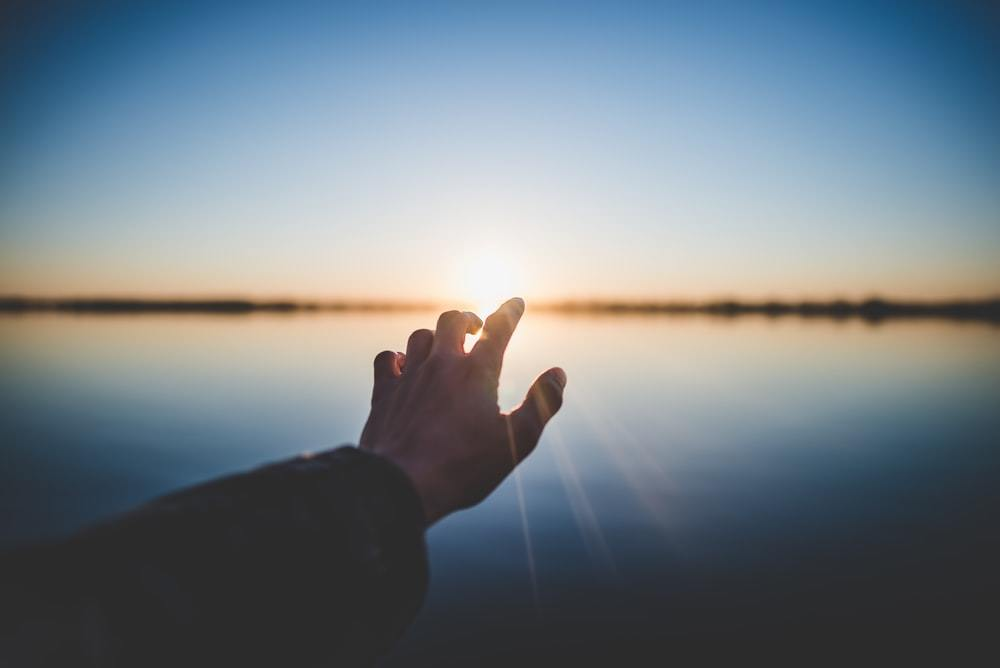
#> input picture images/sunset_hand.jpg, 1000 x 668 px, found by its file name
$ jupyter execute --allow-errors Find_and_draw_contour.ipynb
#> lines starting #> are read from the running program, lines starting #| are printed output that depends on the picture; after the words box and inside, x2 and y2 are one past the last pixel; in counts of white or black regions, pixels touching at a corner belong together
[cell 1]
import cv2
import time
import matplotlib.pyplot as plt

[cell 2]
from google.colab import drive

from google.colab import drive
drive.mount('/content/drive')

[cell 3]
# read the image
image = cv2.imread('/content/drive/MyDrive/Computer_Vision_Projects/images/sunset_hand.jpg')
#> image is the input picture: shape (668, 1000, 3); mean B, G, R 133.5, 125.8, 115.1

[cell 4]
# https://learnopencv.com/contour-detection-using-opencv-python-c/


new_frame_time = 0
prev_frame_time = 0
# convert the image to grayscale format
img_gray = cv2.cvtColor(image, cv2.COLOR_BGR2GRAY)
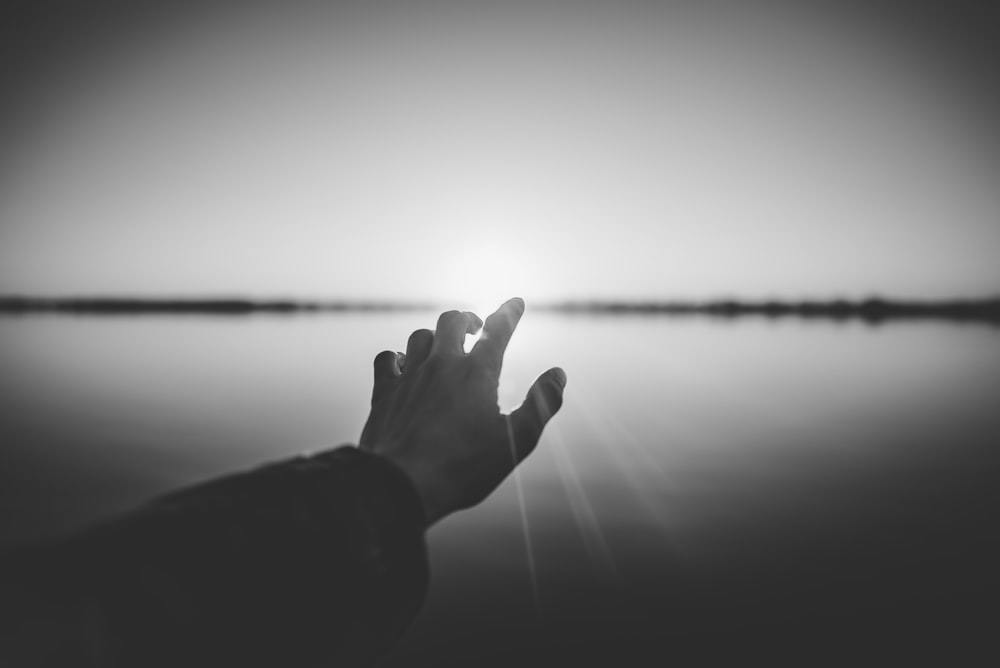
#> img_gray: shape (668, 1000); min 33, max 255, mean 123.5

# time when we finish processing for this frame
new_frame_time = time.time()

# Calculating the fps
# fps will be number of frame processed in given time frame
# since their will be most of time error of 0.001 second
# we will be subtracting it to get more accurate result
fps = 1 / (new_frame_time - prev_frame_time)
prev_frame_time = new_frame_time
fps, prev_frame_time

# apply binary thresholding
ret, thresh = cv2.threshold(img_gray, 150, 255, cv2.THRESH_BINARY)
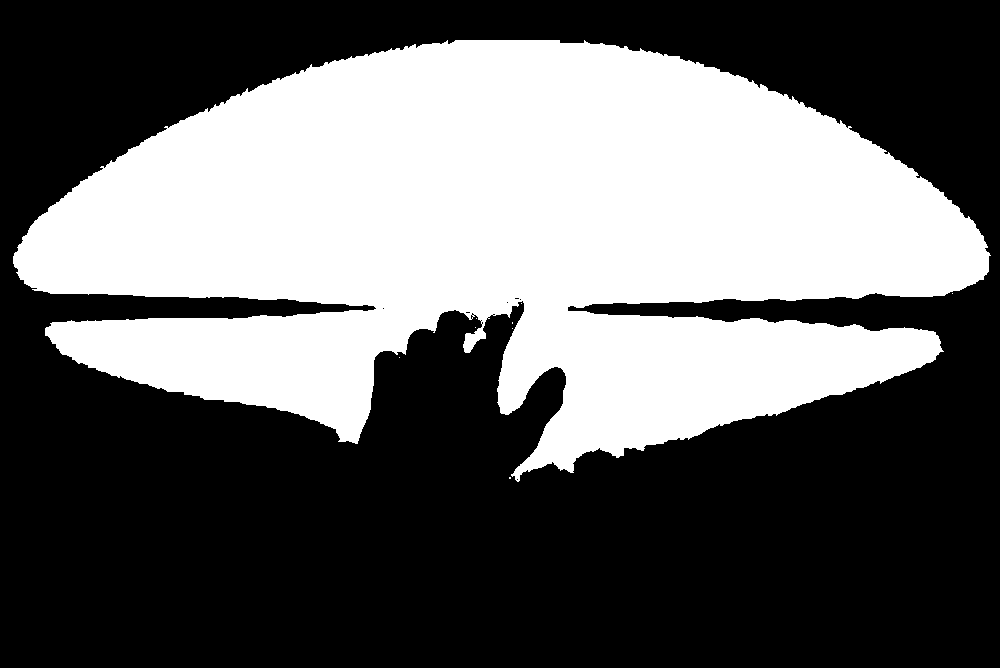
#> thresh: shape (668, 1000); 39.7% white; 9 white regions (8 under 20 px), largest, box (x1, y1, x2, y2) and area: (13, 40, 991, 482) 264909
cv2.putText(img = thresh,
            text = f'FPS Display',
            org = (20, 40),
            fontFace = cv2.FONT_HERSHEY_SIMPLEX,
            fontScale = 1,
            color = (255, 255, 255),
            thickness = 2 )
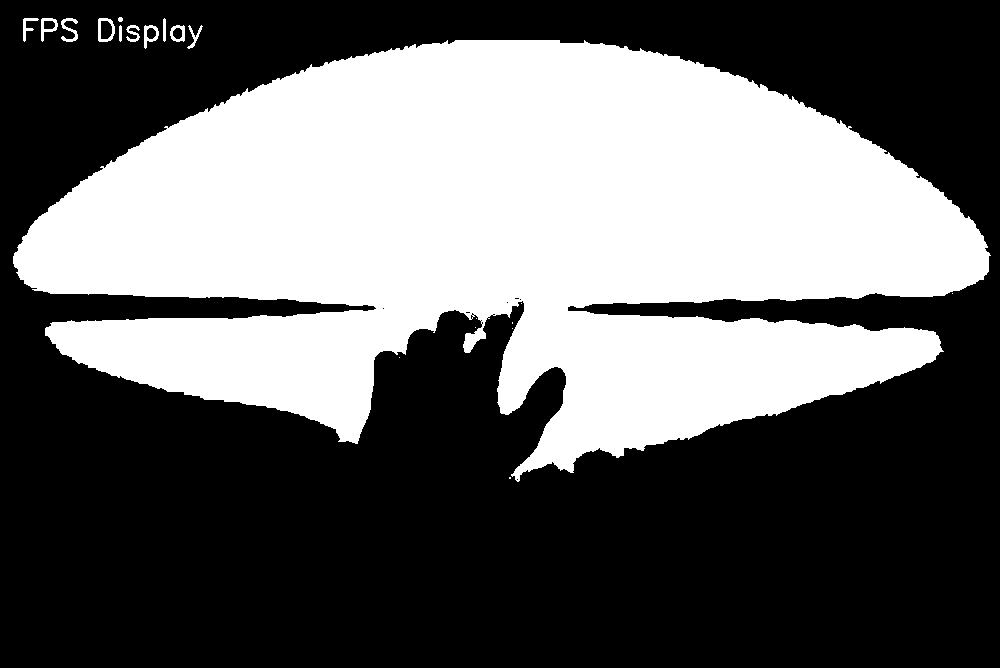
#> thresh: shape (668, 1000); 39.9% white; 20 white regions (8 under 20 px), largest, box (x1, y1, x2, y2) and area: (13, 40, 991, 482) 264909, (98, 18, 115, 42) 186, (61, 18, 78, 42) 174
cv2.putText(img = thresh,
            text = f'FPS: {int(fps)}',
            org = (20, 60),
            fontFace = cv2.FONT_HERSHEY_PLAIN,
            fontScale = 1,
            color = (255,0,255),
            thickness = 1)
#> thresh: shape (668, 1000); 39.9% white; 26 white regions (10 under 20 px)
# visualize the binary image
plt.imshow(thresh)
plt.xticks([]), plt.yticks([]) # optional line of code, just to hide tick values on X and Y axis if needed
plt.show()
cv2.waitKey(0)
cv2.imwrite('image_thres1.jpg', thresh)

# detect the contours on the binary image using cv2.CHAIN_APPROX_NONE
contours, hierarchy = cv2.findContours(image=thresh, mode=cv2.RETR_TREE, method=cv2.CHAIN_APPROX_NONE)
#> contours = 43 contours, 24 with area under 20; largest, box (x1, y1, x2, y2) and area: (13, 40, 991, 482) 262803, (98, 18, 115, 42) 328, (41, 18, 58, 42) 210, (144, 25, 159, 49) 208, (100, 20, 113, 40) 200

# draw contours on the original image
image_copy = image.copy()
#> (the rest of this cell did not finish here and is left out)

$ run again, with images/044.jpg copied over images/sunset_hand.jpg
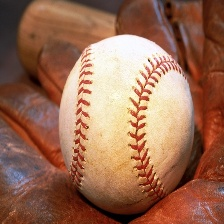
#> input picture images/044.jpg, 224 x 224 px, found by its file name
#> image is the input picture: shape (224, 224, 3); mean B, G, R 83.1, 106.6, 153.5
#> `img_gray = cv2.cvtColor(image, cv2.COLOR_BGR2GRAY)`:
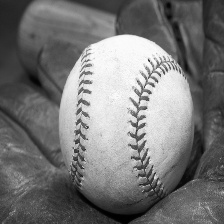
#> img_gray: shape (224, 224); min 0, max 254, mean 118
#> `cv2.putText(img = thresh, text = f'FPS: {int(fps)}', org = (20, 60), f..`:
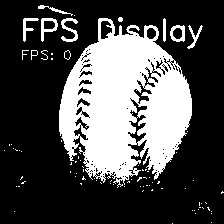
#> thresh: shape (224, 224); 29.9% white; 84 white regions (71 under 20 px)
#> contours = 225 contours, 192 with area under 20; largest, box (x1, y1, x2, y2) and area: (59, 18, 192, 188) 14801, (127, 114, 147, 144) 238, (41, 18, 58, 42) 210, (170, 25, 185, 42) 193, (133, 79, 153, 105) 174
